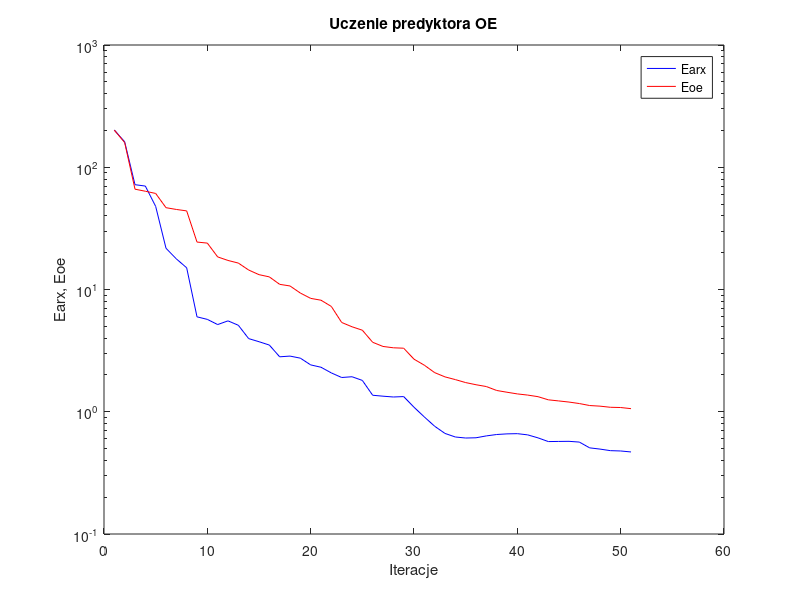
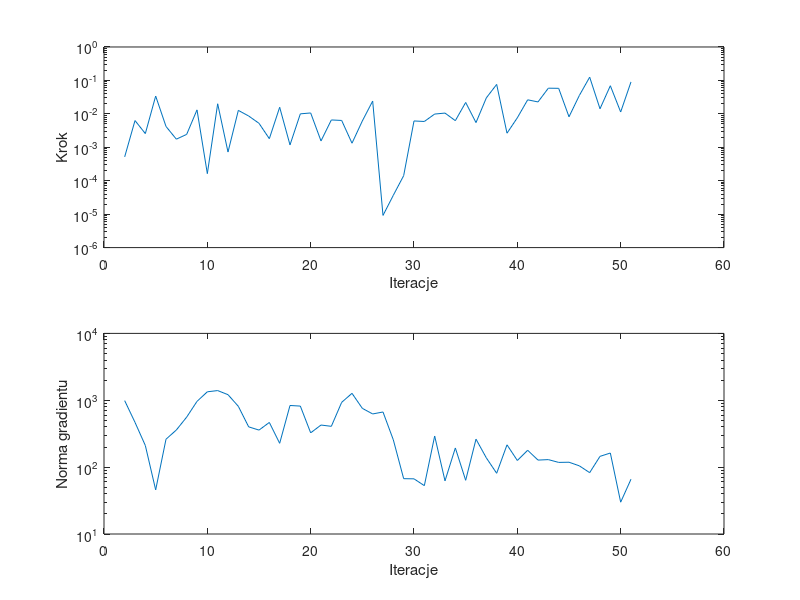

The MATLAB script that drew these images, in order:
%uczenie predyktora oe
clear all;
n=0; farx(n+1)=2.016151e+002; foe(n+1)=2.010837e+002; wspucz(n+1)=0.000000e+000; ng(n+1)=0.000000e+000;
%odnowa zmiennej metryki
n=1; farx(n+1)=1.614481e+002; foe(n+1)=1.592021e+002; krok(n+1)=5.157570e-004; ng(n+1)=9.875098e+002;
n=2; farx(n+1)=7.201636e+001; foe(n+1)=6.617410e+001; krok(n+1)=6.303106e-003; ng(n+1)=4.673533e+002;
n=3; farx(n+1)=7.016445e+001; foe(n+1)=6.364995e+001; krok(n+1)=2.569527e-003; ng(n+1)=2.104761e+002;
n=4; farx(n+1)=4.784124e+001; foe(n+1)=6.105451e+001; krok(n+1)=3.407387e-002; ng(n+1)=4.570410e+001;
n=5; farx(n+1)=2.174808e+001; foe(n+1)=4.669288e+001; krok(n+1)=4.201093e-003; ng(n+1)=2.615847e+002;
n=6; farx(n+1)=1.780366e+001; foe(n+1)=4.516524e+001; krok(n+1)=1.749592e-003; ng(n+1)=3.589869e+002;
n=7; farx(n+1)=1.505209e+001; foe(n+1)=4.395917e+001; krok(n+1)=2.431442e-003; ng(n+1)=5.597864e+002;
n=8; farx(n+1)=5.976051e+000; foe(n+1)=2.444079e+001; krok(n+1)=1.314565e-002; ng(n+1)=9.620849e+002;
n=9; farx(n+1)=5.695997e+000; foe(n+1)=2.396106e+001; krok(n+1)=1.629504e-004; ng(n+1)=1.338509e+003;
n=10; farx(n+1)=5.166353e+000; foe(n+1)=1.847885e+001; krok(n+1)=2.001452e-002; ng(n+1)=1.395883e+003;
n=11; farx(n+1)=5.540243e+000; foe(n+1)=1.728386e+001; krok(n+1)=7.209870e-004; ng(n+1)=1.212056e+003;
n=12; farx(n+1)=5.098465e+000; foe(n+1)=1.645221e+001; krok(n+1)=1.269968e-002; ng(n+1)=8.119250e+002;
n=13; farx(n+1)=3.965438e+000; foe(n+1)=1.443026e+001; krok(n+1)=8.625805e-003; ng(n+1)=4.002953e+002;
n=14; farx(n+1)=3.740984e+000; foe(n+1)=1.322578e+001; krok(n+1)=5.214412e-003; ng(n+1)=3.579408e+002;
n=15; farx(n+1)=3.512332e+000; foe(n+1)=1.268334e+001; krok(n+1)=1.810600e-003; ng(n+1)=4.659136e+002;
n=16; farx(n+1)=2.815002e+000; foe(n+1)=1.102210e+001; krok(n+1)=1.575380e-002; ng(n+1)=2.271498e+002;
n=17; farx(n+1)=2.853385e+000; foe(n+1)=1.069091e+001; krok(n+1)=1.177085e-003; ng(n+1)=8.357451e+002;
n=18; farx(n+1)=2.744298e+000; foe(n+1)=9.356010e+000; krok(n+1)=1.000726e-002; ng(n+1)=8.182446e+002;
n=19; farx(n+1)=2.417391e+000; foe(n+1)=8.461536e+000; krok(n+1)=1.063635e-002; ng(n+1)=3.256984e+002;
n=20; farx(n+1)=2.312531e+000; foe(n+1)=8.174291e+000; krok(n+1)=1.548092e-003; ng(n+1)=4.261259e+002;
n=21; farx(n+1)=2.078207e+000; foe(n+1)=7.267247e+000; krok(n+1)=6.572826e-003; ng(n+1)=4.075892e+002;
n=22; farx(n+1)=1.906288e+000; foe(n+1)=5.374416e+000; krok(n+1)=6.349841e-003; ng(n+1)=9.309488e+002;
n=23; farx(n+1)=1.933796e+000; foe(n+1)=4.956705e+000; krok(n+1)=1.324250e-003; ng(n+1)=1.269270e+003;
n=24; farx(n+1)=1.804768e+000; foe(n+1)=4.646001e+000; krok(n+1)=6.130766e-003; ng(n+1)=7.568654e+002;
n=25; farx(n+1)=1.364399e+000; foe(n+1)=3.700644e+000; krok(n+1)=2.410544e-002; ng(n+1)=6.243144e+002;
%odnowa zmiennej metryki
n=26; farx(n+1)=1.340721e+000; foe(n+1)=3.421209e+000; krok(n+1)=9.173490e-006; ng(n+1)=6.676262e+002;
n=27; farx(n+1)=1.320530e+000; foe(n+1)=3.335971e+000; krok(n+1)=3.678392e-005; ng(n+1)=2.555372e+002;
n=28; farx(n+1)=1.330860e+000; foe(n+1)=3.310217e+000; krok(n+1)=1.418599e-004; ng(n+1)=6.721074e+001;
n=29; farx(n+1)=1.088861e+000; foe(n+1)=2.692176e+000; krok(n+1)=6.130766e-003; ng(n+1)=6.684206e+001;
n=30; farx(n+1)=9.068707e-001; foe(n+1)=2.403462e+000; krok(n+1)=5.915258e-003; ng(n+1)=5.287155e+001;
n=31; farx(n+1)=7.609081e-001; foe(n+1)=2.089414e+000; krok(n+1)=9.859852e-003; ng(n+1)=2.920386e+002;
n=32; farx(n+1)=6.647379e-001; foe(n+1)=1.928568e+000; krok(n+1)=1.054870e-002; ng(n+1)=6.234517e+001;
n=33; farx(n+1)=6.216044e-001; foe(n+1)=1.832407e+000; krok(n+1)=6.256921e-003; ng(n+1)=1.935424e+002;
n=34; farx(n+1)=6.097235e-001; foe(n+1)=1.732337e+000; krok(n+1)=2.191235e-002; ng(n+1)=6.356763e+001;
n=35; farx(n+1)=6.125046e-001; foe(n+1)=1.663576e+000; krok(n+1)=5.478088e-003; ng(n+1)=2.619847e+002;
n=36; farx(n+1)=6.346295e-001; foe(n+1)=1.607747e+000; krok(n+1)=3.006802e-002; ng(n+1)=1.375456e+002;
n=37; farx(n+1)=6.514106e-001; foe(n+1)=1.493118e+000; krok(n+1)=7.596282e-002; ng(n+1)=8.093559e+001;
n=38; farx(n+1)=6.593167e-001; foe(n+1)=1.444231e+000; krok(n+1)=2.641497e-003; ng(n+1)=2.155418e+002;
n=39; farx(n+1)=6.618898e-001; foe(n+1)=1.399489e+000; krok(n+1)=7.632150e-003; ng(n+1)=1.257455e+002;
n=40; farx(n+1)=6.470429e-001; foe(n+1)=1.368956e+000; krok(n+1)=2.629130e-002; ng(n+1)=1.787585e+002;
n=41; farx(n+1)=6.115818e-001; foe(n+1)=1.328645e+000; krok(n+1)=2.272818e-002; ng(n+1)=1.274535e+002;
n=42; farx(n+1)=5.702741e-001; foe(n+1)=1.251849e+000; krok(n+1)=5.857529e-002; ng(n+1)=1.295606e+002;
n=43; farx(n+1)=5.717728e-001; foe(n+1)=1.226310e+000; krok(n+1)=5.801457e-002; ng(n+1)=1.176756e+002;
n=44; farx(n+1)=5.729224e-001; foe(n+1)=1.200172e+000; krok(n+1)=8.166461e-003; ng(n+1)=1.184136e+002;
n=45; farx(n+1)=5.648508e-001; foe(n+1)=1.167203e+000; krok(n+1)=3.542231e-002; ng(n+1)=1.045834e+002;
n=46; farx(n+1)=5.065943e-001; foe(n+1)=1.124246e+000; krok(n+1)=1.252004e-001; ng(n+1)=8.268259e+001;
n=47; farx(n+1)=4.949778e-001; foe(n+1)=1.111282e+000; krok(n+1)=1.417782e-002; ng(n+1)=1.449048e+002;
n=48; farx(n+1)=4.807000e-001; foe(n+1)=1.087855e+000; krok(n+1)=6.935426e-002; ng(n+1)=1.625167e+002;
n=49; farx(n+1)=4.776878e-001; foe(n+1)=1.083015e+000; krok(n+1)=1.136199e-002; ng(n+1)=2.991642e+001;
n=50; farx(n+1)=4.689707e-001; foe(n+1)=1.060132e+000; krok(n+1)=9.019770e-002; ng(n+1)=6.597979e+001;

figure; semilogy(farx,'b'); hold on; semilogy(foe,'r'); xlabel('Iteracje'); ylabel('Earx, Eoe'); legend('Earx','Eoe'); title('Uczenie predyktora OE');
figure; subplot(2,1,1); semilogy(krok); xlabel('Iteracje'); ylabel('Krok');
subplot(2,1,2); semilogy(ng); xlabel('Iteracje'); ylabel('Norma gradientu');
Earx=farx(n+1)
Eoe=foe(n+1)
